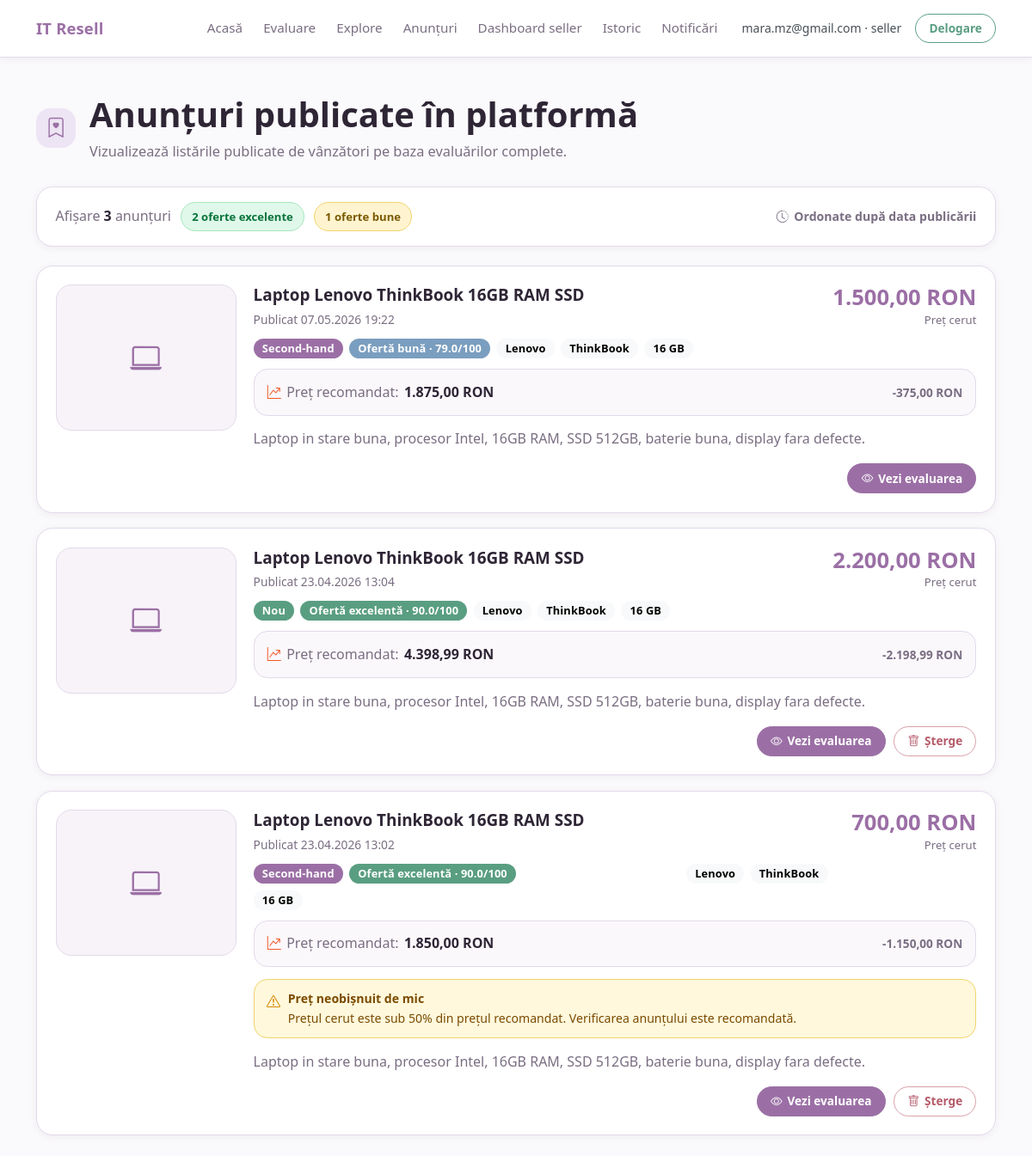
The page /listings (signed in) on the database its author committed.
### app/models.py (models this page shows, shortened)
class User(UserMixin, db.Model):
    __tablename__ = "users"
    ROLE_ADMIN = "admin"
    ROLE_SELLER = "seller"
    ROLE_BUYER = "buyer"
    id = db.Column(db.Integer, primary_key=True)
    email = db.Column(db.String(255), unique=True, nullable=False, index=True)
    password_hash = db.Column(db.String(255), nullable=False)
    role = db.Column(db.String(20), nullable=False, default=ROLE_BUYER, index=True)
    created_at = db.Column(db.DateTime, default=utc_now, nullable=False)
    evaluations = db.relationship("EvaluationResult", backref="user", lazy=True)
    listings = db.relationship("Listing", backref="user", lazy=True)
    favorites = db.relationship(
        "Favorite",
        backref="user",
        lazy=True,
        cascade="all, delete-orphan",
    )
    notifications = db.relationship(
        "Notification",
        backref="user",
        lazy=True,
        cascade="all, delete-orphan",
    )
    @property
    def is_admin(self):
        return self.role == self.ROLE_ADMIN
    @property
    def is_seller(self):
        return self.role == self.ROLE_SELLER
    @property
    def is_buyer(self):
        return self.role == self.ROLE_BUYER

class Listing(db.Model):
    __tablename__ = "listings"
    id = db.Column(db.Integer, primary_key=True)
    user_id = db.Column(db.Integer, db.ForeignKey("users.id"), nullable=False)
    title = db.Column(db.String(255), nullable=False)
    brand = db.Column(db.String(100), nullable=True, index=True)
    model_family = db.Column(db.String(100), nullable=True, index=True)
    ram_gb = db.Column(db.Integer, nullable=True, index=True)
    price_asked = db.Column(db.Float, nullable=False)
    condition = db.Column(db.String(50), nullable=True, index=True)
    description = db.Column(db.Text, nullable=True)
    image_filename = db.Column(db.String(255), nullable=True)
    recommended_price = db.Column(db.Float, nullable=True)
    deal_score = db.Column(db.Float, nullable=True)
    evaluation_token = db.Column(db.String(64), nullable=True, unique=True)
    created_at = db.Column(db.DateTime, default=utc_now, nullable=False)
    favorite_entries = db.relationship(
        "Favorite",
        backref="listing",
        lazy=True,
        cascade="all, delete-orphan",
    )

### app/routes.py (the view)
@main_bp.route("/listings")
def listings():
    rows = list_recent_listings(limit=30)
    favorite_listing_ids = set()
    if current_user.is_authenticated and current_user.is_buyer:
        favorite_listing_ids = build_favorite_listing_ids(current_user.id)
    return render_template(
        "listings.html",
        rows=rows,
        favorite_listing_ids=favorite_listing_ids,
    )

### app/templates/listings.html (shortened to what this page needs)
{% extends "base.html" %}
{% block content %}
{% set stats = namespace(excellent=0, good=0) %}
{% for row in rows %}
    {% if row.deal_score is not none and row.deal_score >= 85 %}
        {% set stats.excellent = stats.excellent + 1 %}
    {% elif row.deal_score is not none and row.deal_score >= 65 %}
        {% set stats.good = stats.good + 1 %}
    {% endif %}
{% endfor %}
<div class="listings-page-header">
    <div class="listings-header-row">
        <div>
            <div class="listings-title-wrap">
                <div class="listings-title-icon">
                    <i class="bi bi-bookmark-heart"></i>
                </div>
                <div>
                    <h1 class="listings-page-title">Anunțuri publicate în platformă</h1>
                    <p class="listings-page-subtitle">
                        Vizualizează listările publicate de vânzători pe baza evaluărilor complete.
                    </p>
                </div>
            </div>
        </div>
    </div>
</div>
<div class="listings-summary-bar">
    <div class="listings-summary-left">
        <span>Afișare <strong>{{ rows|length }}</strong> anunțuri</span>
        {% if stats.excellent > 0 %}
            <span class="listings-summary-pill listings-summary-pill--excellent">
                {{ stats.excellent }} oferte excelente
            </span>
        {% endif %}
        {% if stats.good > 0 %}
            <span class="listings-summary-pill listings-summary-pill--good">
                {{ stats.good }} oferte bune
            </span>
        {% endif %}
    </div>
    <div class="listings-summary-right">
        <span class="listings-static-info">
            <i class="bi bi-clock-history"></i>
            Ordonate după data publicării
        </span>
    </div>
</div>
{% if rows %}
    <div class="listings-list">
        {% for row in rows %}
            {% if row.deal_score is none %}
                {% set deal_badge_class = "badge-score-na" %}
                {% set deal_label = "Scor indisponibil" %}
            {% elif row.deal_score >= 85 %}
                {% set deal_badge_class = "badge-score-excellent" %}
                {% set deal_label = "Ofertă excelentă" %}
            {% elif row.deal_score >= 65 %}
                {% set deal_badge_class = "badge-score-good" %}
                {% set deal_label = "Ofertă bună" %}
            {% elif row.deal_score >= 45 %}
                {% set deal_badge_class = "badge-score-medium" %}
                {% set deal_label = "Ofertă medie" %}
            {% else %}
                {% set deal_badge_class = "badge-score-low" %}
                {% set deal_label = "Ofertă slabă" %}
            {% endif %}
            <article class="listing-market-card">
                <div class="listing-market-media">
                    {% if row.image_filename %}
                        <img
                            src="{{ url_for('static', filename='uploads/listings/' ~ row.image_filename) }}"
                            alt="Poză produs"
                            class="listing-market-image"
                        >
                    {% else %}
                        <div class="listing-market-placeholder">
                            <i class="bi bi-laptop"></i>
                        </div>
                    {% endif %}
                </div>
                <div class="listing-market-body">
                    <div class="listing-market-main">
                        <div class="listing-market-info">
                            <h2 class="listing-market-title">
                                {{ row.title or "-" }}
                            </h2>
                            <div class="listing-market-date">
                                Publicat {{ row.created_at.strftime("%d.%m.%Y %H:%M") if row.created_at else "-" }}
                            </div>
                            <div class="listing-market-badges">
                                {% if row.condition == "used" %}
                                    <span class="badge badge-condition-used">Second-hand</span>
                                {% elif row.condition == "new" %}
                                    <span class="badge badge-condition-new">Nou</span>
                                {% else %}
                                    <span class="badge text-bg-secondary">Condiție necunoscută</span>
                                {% endif %}
                                {% if row.deal_score is not none %}
                                    <span class="badge {{ deal_badge_class }}">
                                        {{ deal_label }} · {{ row.deal_score }}/100
                                    </span>
                                {% else %}
                                    <span class="badge {{ deal_badge_class }}">
                                        Scor ofertă: N/A
                                    </span>
                                {% endif %}
                                {% if row.price_warning and row.price_warning.is_warning %}
                                    <span class="badge badge-price-warning" title="{{ row.price_warning.message }}">
                                        <i class="bi bi-exclamation-triangle"></i>
                                    </span>
                                {% endif %}
                                <span class="badge text-bg-light">{{ row.brand or "-" }}</span>
                                <span class="badge text-bg-light">{{ row.model_family or "-" }}</span>
                                <span class="badge text-bg-light">{{ row.ram_gb or "-" }} GB</span>
                            </div>
                        </div>
                        <div class="listing-market-price-box">
                            <div class="listing-market-price">{{ row.price_asked|price }}</div>
                            <div class="listing-market-price-label">Preț cerut</div>
                        </div>
                    </div>
                    <div class="listing-market-recommended">
                        <div>
                            <i class="bi bi-graph-up-arrow"></i>
                            <span>Preț recomandat:</span>
                            <strong>{{ row.recommended_price|price }}</strong>
                        </div>
                        {% if row.price_asked is not none and row.recommended_price is not none %}
                            {% set delta = row.price_asked - row.recommended_price %}
                            {% if delta > 0 %}
                                <span class="listing-market-delta listing-market-delta--high">
                                    +{{ delta|price }}
                                </span>
                            {% elif delta < 0 %}
                                <span class="listing-market-delta listing-market-delta--low">
                                    {{ delta|price }}
                                </span>
                            {% else %}
                                <span class="listing-market-delta">
                                    preț egal
                                </span>
                            {% endif %}
                        {% endif %}
                    </div>
                    {% if row.price_warning and row.price_warning.is_warning %}
                        <div class="price-warning-box">
                            <i class="bi bi-exclamation-triangle"></i>
                            <div>
                                <strong>{{ row.price_warning.label }}</strong>
                                <span>{{ row.price_warning.message }}</span>
                            </div>
                        </div>
                    {% endif %}
                    {% if row.description %}
                        <p class="listing-market-description">
                            {{ row.description[:220] }}{% if row.description|length > 220 %}...{% endif %}
                        </p>
                    {% endif %}
                    <div class="listing-market-actions">
                        <div class="listing-market-actions-right">
                            {% if row.evaluation_token %}
                                <a class="btn btn-primary btn-sm listing-action-btn" href="{{ url_for('main.result_page', token=row.evaluation_token) }}">
                                    <i class="bi bi-eye"></i>
                                    Vezi evaluarea
                                </a>
                            {% else %}
                                <span class="text-muted small">Fără evaluare asociată</span>
                            {% endif %}
                            {% if current_user.is_authenticated and (current_user.is_admin or (current_user.is_seller and current_user.id == row.user_id)) %}
                                <form method="post" action="{{ url_for('main.delete_listing_route', listing_id=row.id) }}" class="d-inline">
                                    <button
                                        type="submit"
                                        class="btn btn-outline-danger btn-sm listing-action-btn"
                                        onclick="return confirm('Sigur vrei să ștergi acest anunț?');"
                                    >
                                        <i class="bi bi-trash"></i>
                                        Șterge
                                    </button>
                                </form>
                            {% endif %}
                        </div>
                    </div>
                </div>
            </article>
        {% endfor %}
    </div>
{% endif %}
{% endblock %}

### app/templates/base.html (shortened to what this page needs)
<!doctype html>
<html lang="ro">
<head>
    <link href="https://cdn.jsdelivr.net/npm/bootstrap@5.3.3/dist/css/bootstrap.min.css" rel="stylesheet">
    <link href="https://cdn.jsdelivr.net/npm/bootstrap-icons@1.11.3/font/bootstrap-icons.min.css" rel="stylesheet">
    <link href="{{ url_for('static', filename='css/main.css') }}" rel="stylesheet">
</head>
<body>
    <nav class="navbar navbar-expand-lg navbar-light bg-body-tertiary">
        <div class="container">
            <a class="navbar-brand" href="{{ url_for('main.index') }}">IT Resell</a>
            <div class="collapse navbar-collapse" id="mainNavbar">
                <div class="navbar-nav ms-auto align-items-lg-center">
                    <a class="nav-link" href="{{ url_for('main.index') }}">Acasă</a>
                    <a class="nav-link" href="{{ url_for('main.evaluate') }}">Evaluare</a>
                    <a class="nav-link" href="{{ url_for('main.explore') }}">Explore</a>
                    <a class="nav-link" href="{{ url_for('main.listings') }}">Anunțuri</a>
                    {% if current_user.is_authenticated %}
                        {% if current_user.is_admin %}
                            <a class="nav-link" href="{{ url_for('main.admin_dashboard') }}">Dashboard admin</a>
                            <a class="nav-link" href="{{ url_for('main.admin_analytics') }}">Analiză date</a>
                            <a class="nav-link" href="{{ url_for('main.admin_history') }}">Istoric global</a>
                        {% elif current_user.is_seller %}
                            <a class="nav-link" href="{{ url_for('main.profile') }}">Dashboard seller</a>
                            <a class="nav-link" href="{{ url_for('main.history') }}">Istoric</a>
                            <a class="nav-link d-flex align-items-center gap-2" href="{{ url_for('main.notifications') }}">
                                Notificări
                            </a>
                        {% elif current_user.is_buyer %}
                            <a class="nav-link" href="{{ url_for('main.history') }}">Istoric</a>
                            <a class="nav-link" href="{{ url_for('main.favorites') }}">Favorite</a>
                        {% endif %}
                        <span class="navbar-text text-light-emphasis ms-lg-3 me-lg-2 small">
                            {{ current_user.email }} · {{ current_user.role }}
                        </span>
                        <form method="post" action="{{ url_for('auth.logout') }}" class="d-inline ms-lg-2">
                            <button type="submit" class="btn btn-sm btn-outline-success">Delogare</button>
                        </form>
                    {% else %}
                        <a class="nav-link" href="{{ url_for('auth.login') }}">Autentificare</a>
                        <a class="nav-link" href="{{ url_for('auth.register') }}">Înregistrare</a>
                    {% endif %}
                </div>
            </div>
        </div>
    </nav>
    <div class="container pt-3">
    </div>
    <main class="container py-4">
        {% block content %}{% endblock %}
    </main>
</body>
</html>

### rows shown on the page
User: email "mara.mz@gmail.com", role "seller"
Listing: title "Laptop Lenovo ThinkBook 16GB RAM SSD", created_at "07.05.2026 19:22", condition "Second-hand", deal_label "Ofertă bună", deal_score "79.0", brand "Lenovo", model_family "ThinkBook", ram_gb "16", price_asked "1.500,00 RON", recommended_price "1.875,00 RON", delta "-375,00 RON", description "Laptop in stare buna, procesor Intel, 16GB RAM, SSD 512GB, baterie buna, display fara defecte."
Listing: title "Laptop Lenovo ThinkBook 16GB RAM SSD", created_at "23.04.2026 13:04", condition "Nou", deal_label "Ofertă excelentă", deal_score "90.0", brand "Lenovo", model_family "ThinkBook", ram_gb "16", price_asked "2.200,00 RON", recommended_price "4.398,99 RON", delta "-2.198,99 RON", description "Laptop in stare buna, procesor Intel, 16GB RAM, SSD 512GB, baterie buna, display fara defecte."
Listing: title "Laptop Lenovo ThinkBook 16GB RAM SSD", created_at "23.04.2026 13:02", condition "Second-hand", deal_label "Ofertă excelentă", deal_score "90.0", brand "Lenovo", model_family "ThinkBook", ram_gb "16", price_asked "700,00 RON", recommended_price "1.850,00 RON", delta "-1.150,00 RON", price_warning.label "Preț neobișnuit de mic", price_warning.message "Prețul cerut este sub 50% din prețul recomandat. Verificarea anunțului este recomandată.", description "Laptop in stare buna, procesor Intel, 16GB RAM, SSD 512GB, baterie buna, display fara defecte."

### other values the page prints
{{ rows|length }} "3"
{{ stats.excellent }} "2"
{{ stats.good }} "1"
